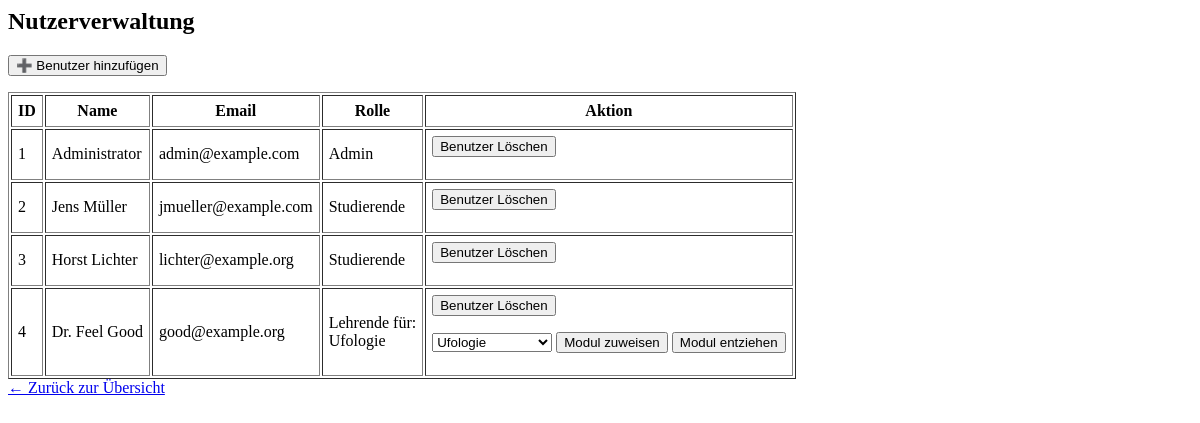
Page /nutzerverwaltung on the earlier database version.
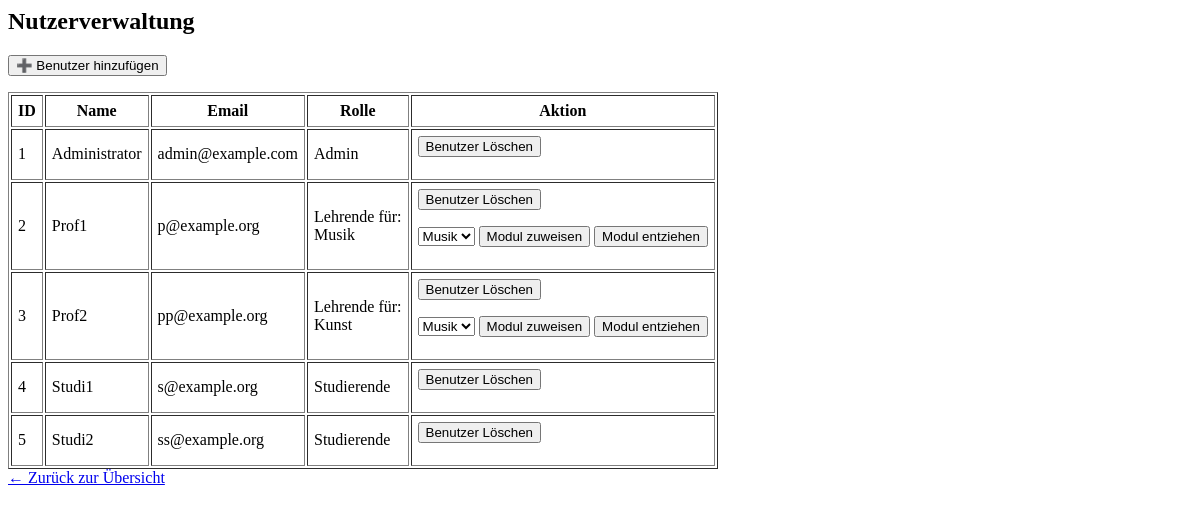
Same page on the later database version.
### models/admin.py (models this page shows, shortened)
class Admin(Benutzer):
    __tablename__ = "admin"
    id = db.Column(db.Integer, db.ForeignKey("benutzer.id"), primary_key=True)
    __mapper_args__ = {
        "polymorphic_identity": "admin"
    }
    def get_alle_benutzer(self) -> list[Benutzer]:
        return db.session.query(Benutzer).all() #self.__benutzer_liste

### models/benutzer.py (models this page shows, shortened)
class Benutzer(db.Model):#, ABC):
    __tablename__ = "benutzer"
    id = db.Column(db.Integer, primary_key=True)
    name = db.Column(db.String(100), nullable=False)
    email = db.Column(db.String(120), unique=True, nullable=False)
    passwort = db.Column(db.String(100), nullable=False)
    type = db.Column(db.String(50))
    __mapper_args__ = {
        "polymorphic_on": type,
        "polymorphic_identity": "benutzer"
    }

### models/studierende.py (models this page shows, shortened)
class Studierende(Benutzer): # erbt von Oberklasse
    __tablename__ = "studierende"
    id = db.Column(db.Integer, db.ForeignKey("benutzer.id"), primary_key=True)
    __mapper_args__ = {
        "polymorphic_identity": "studierende"
    }
    meldungen = db.relationship(
        "Meldung",
        back_populates="ersteller",
        cascade="all, delete-orphan"
        )

### models/lehrende.py (models this page shows, shortened)
class Lehrende(Benutzer):
    __tablename__ = "lehrende"
    id = db.Column(db.Integer, db.ForeignKey("benutzer.id"), primary_key=True)
    __mapper_args__ = {
        "polymorphic_identity": "lehrende"
    }
    module = db.relationship(
        "Modul",
        secondary=modul_lehrende,
        back_populates="lehrende"
        )
    kommentare = db.relationship(
        "Kommentar",
        back_populates="lehrende",
        cascade="all, delete-orphan"
        )

### models/modul.py (models this page shows, shortened)
class Modul(db.Model):
    __tablename__ = "modul"
    id = db.Column(db.Integer, primary_key=True)
    titel = db.Column(db.String(200), nullable=False)
    meldungen = db.relationship(
        "Meldung",
        back_populates="modul",
        cascade="all, delete-orphan"
        )
    lehrende = db.relationship(
        "Lehrende",
        secondary=modul_lehrende,
        back_populates="module"
        )

### controller.py (the view)
@app.route("/nutzerverwaltung", methods=["GET", "POST"])
def nutzer_verwalten():
    if not isinstance(current_user, Admin):
        return redirect(url_for("uebersicht"))
    alle_nutzer = current_user.get_alle_benutzer()
    alle_module = Modul.query.all()
    return render_template("nutzerverwaltung.html",
                           user = current_user,
                           benutzer_liste = alle_nutzer,
                           module = alle_module
                           )

### controller.py (called while the page is built)
@app.before_request
def setze_dummy_user():
    global current_user
    current_user = Admin.query.first()  # später: Session-basiert

### templates/nutzerverwaltung.html (shortened to what this page needs)
<h2>Nutzerverwaltung</h2>
<form method="get" action="{{ url_for('benutzer_erstellen') }}">
    <button type="submit">➕ Benutzer hinzufügen</button>
</form>
<table border="1" cellpadding="6">
    <tr>
        <th>ID</th>
        <th>Name</th>
        <th>Email</th>
        <th>Rolle</th>
        <th>Aktion</th>
    </tr>
    {% for benutzer in benutzer_liste %}
    <tr>
        <td>{{ benutzer.id }}</td>
        <td>{{ benutzer.name }}</td>
        <td>{{ benutzer.email }}</td>
        <td>
            {% if benutzer.__class__.__name__ == "Lehrende" %}
                Lehrende für:<br>
                {% for modul in benutzer.module %}
                    {{modul.titel}}{% if not loop.last %}, <br>{% endif %}
                {% endfor %}
            {% else %}
                {{ benutzer.__class__.__name__ }}
            {% endif %}
        </td>
        <td>
            <form method="post" action="{{ url_for('benutzer_loeschen') }}">
                <button type="submit" onclick="return confirm('Benutzer wirklich löschen?')">Benutzer Löschen</button>
            </form>
            {% if benutzer.__class__.__name__ == "Lehrende" %}
                <form method="post" action="{{ url_for('modul_aktion') }}">
                    <select name="modul_id">
                        {% for modul in module %}
                            <option value="{{ modul.id }}">{{ modul.titel }}</option>
                        {% endfor %}
                    </select>
                    <button type="submit" name="aktion" value="zuweisen">Modul zuweisen</button>
                    <button type="submit" name="aktion" value="entziehen">Modul entziehen</button>
                </form>
            {% endif %}
        </td>
    </tr>
    {% endfor %}
</table>
<a href="{{ url_for('uebersicht') }}">← Zurück zur Übersicht</a>

Differences in the rows shown:
removed Studierende: id "2", name "Jens Müller", email "jmueller@example.com", __class__.__name__ "Studierende"
removed Studierende: id "3", name "Horst Lichter", email "lichter@example.org", __class__.__name__ "Studierende"
removed Lehrende: id "4", name "Dr. Feel Good", email "good@example.org", Modul (titel "Ufologie")
added Lehrende: id "2", name "Prof1", email "p@example.org", Modul (titel "Musik")
added Lehrende: id "3", name "Prof2", email "pp@example.org"
now on this page (row edited): Modul: titel "Kunst", shown under "3"
added Studierende: id "4", name "Studi1", email "s@example.org", __class__.__name__ "Studierende"
added Studierende: id "5", name "Studi2", email "ss@example.org", __class__.__name__ "Studierende"
